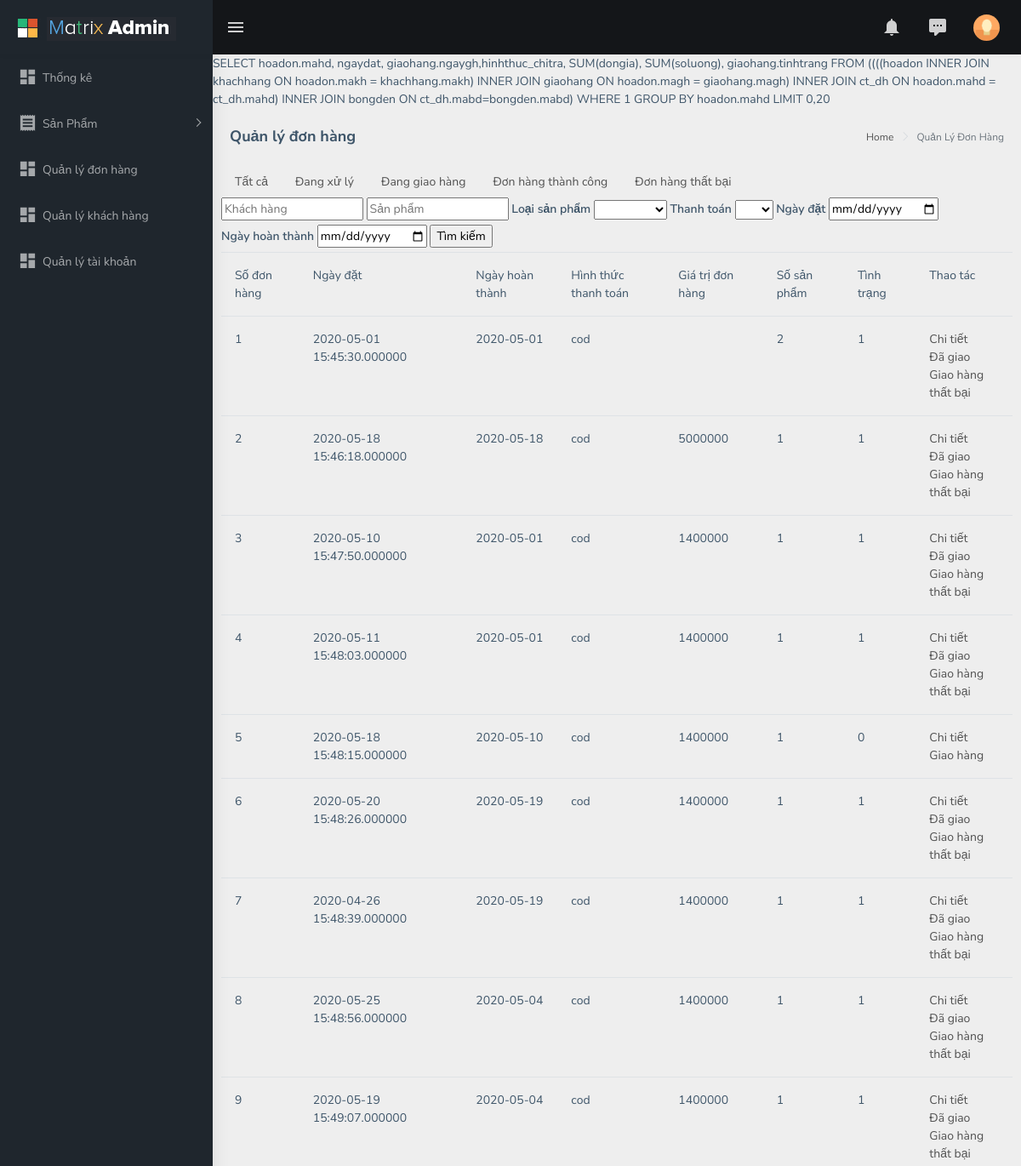
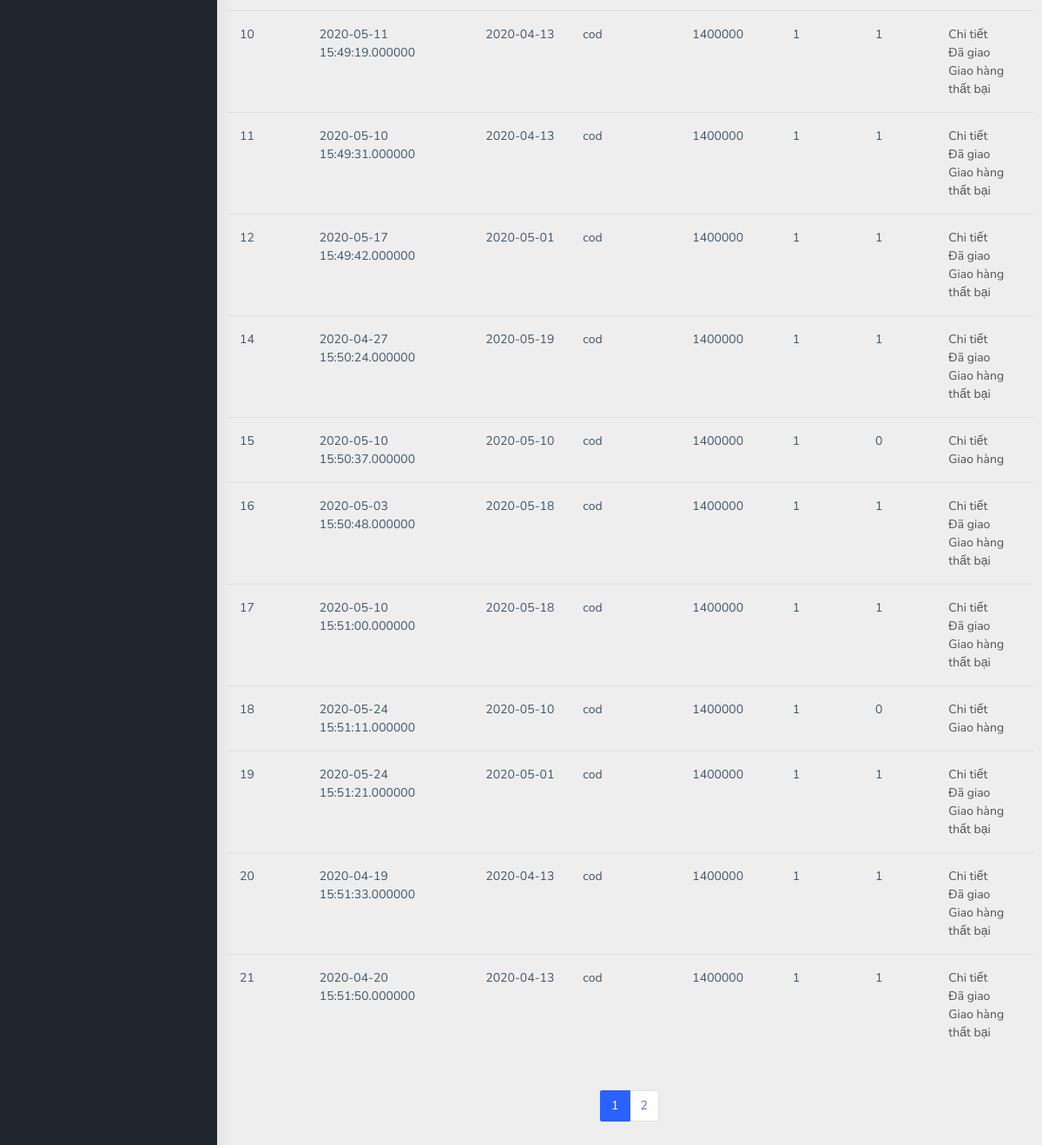
The page /admin/index.php?page=manager_order (signed in) on the database its author committed (2 pictures, top to bottom).
### tables this page shows
CREATE TABLE `hoadon` (
  `mahd` int(11) NOT NULL,
  `makh` int(11) DEFAULT NULL,
  `magh` int(11) DEFAULT NULL,
  `ngaydat` datetime(6) DEFAULT NULL,
  `ghichu` varchar(500) DEFAULT NULL,
  `hinhthuc_chitra` varchar(255) NOT NULL DEFAULT 'cod'
);

CREATE TABLE `giaohang` (
  `magh` int(11) NOT NULL,
  `ngaygh` date DEFAULT NULL,
  `diachi` varchar(255) DEFAULT NULL,
  `tinhtrang` varchar(255) DEFAULT NULL,
  `sdt` varchar(12) DEFAULT NULL
);

### admin/model/Connection.php (called while the page is built, shortened)
<?php
class Connection {
    private $servername = "localhost";
    private $username = "root";
    private $password = "";
    private $databaseName =	"bong_den";
    private $conn;
    public function __construct() {
        $this->conn = new PDO("mysql:host=$this->servername:3306;dbname=$this->databaseName", $this->username, $this->password);
        $this->conn->setAttribute(PDO::ATTR_ERRMODE, PDO::ERRMODE_EXCEPTION);
        $this->conn->exec("set names utf8");
    }
    public function select($query) {
        $stmt = $this->conn->prepare($query);
        $stmt->setFetchMode(PDO::FETCH_ASSOC);
        $stmt->execute();
        return $stmt;
    }
    public function totalRecord($query){
        $stmt = $this->select($query);
        $total_record = $stmt->rowCount();
        return $total_record;
    }
}

### admin/view/manager_order.php (the view, shortened to what this page needs)
<div class="page-wrapper">
    <?php
include_once "./model/Connection.php";
$connect = new Connection();
        $instance_page = 1;
        $limit = 20;
        $start = ($instance_page-1)*$limit;
        $query = "SELECT hoadon.mahd, ngaydat, giaohang.ngaygh,hinhthuc_chitra, SUM(dongia), SUM(soluong), giaohang.tinhtrang
        FROM ((((hoadon INNER JOIN khachhang ON hoadon.makh = khachhang.makh)
                INNER JOIN giaohang ON hoadon.magh = giaohang.magh)
                INNER JOIN ct_dh ON  hoadon.mahd = ct_dh.mahd)
                INNER JOIN bongden ON ct_dh.mabd=bongden.mabd) ";
        $need_get = "";
        $condition = "WHERE 1";
        $query .= $condition;
        $total_record = $connect->totalRecord("SELECT hoadon.mahd FROM
        ((((hoadon INNER JOIN khachhang ON hoadon.makh = khachhang.makh)
        INNER JOIN giaohang ON hoadon.magh = giaohang.magh)
        INNER JOIN ct_dh ON  hoadon.mahd = ct_dh.mahd)
        INNER JOIN bongden ON ct_dh.mabd=bongden.mabd)"
        .$condition);
        $total_page = ceil($total_record/$limit);
        $query .= " GROUP BY hoadon.mahd LIMIT $start,$limit ";
        echo $query;
         $order_stmt = $connect->select($query);
?>
    <div class="page-breadcrumb">
        <div class="row">
            <div class="col-12 d-flex no-block align-items-center">
                <h4 class="page-title">Quản lý đơn hàng</h4>
                <div class="ml-auto text-right">
                    <nav aria-label="breadcrumb">
                        <ol class="breadcrumb">
                            <li class="breadcrumb-item"><a href="?page=home">Home</a></li>
                            <li class="breadcrumb-item active" aria-current="page">Quản Lý Đơn Hàng</li>
                        </ol>
                    </nav>
                </div>
            </div>
        </div>
    </div>
    <div class="container-fluid">
        <div class="row">
            <ul class="nav">
                <li class="nav-item">
                    <a class="nav-link" href="?page=manager_order"> Tất cả </a>
                </li>
                <li class="nav-item">
                    <a class="nav-link" href="?page=manager_order&order_state=0"> Đang xử lý </a>
                </li>
                <li class="nav-item">
                    <a class="nav-link" href="?page=manager_order&order_state=1"> Đang giao hàng </a>
                </li>
                <li class="nav-item">
                    <a class="nav-link" href="?page=manager_order&order_state=2"> Đơn hàng thành công</a>
                </li>
                <li class="nav-item">
                    <a class="nav-link" href="?page=manager_order&order_state=-1"> Đơn hàng thất bại</a>
                </li>
            </ul>
        </div>
        <div class="row">
            <form action="" method="POST">
            <input type="text" name="customer_name" placeholder="Khách hàng">
            <input type="text" name="product_name" placeholder="Sản phẩm">
            <label for="category_id"> Loại sản phẩm </label>
            <select name="category_id" id="" >
                <option value=""></option>
                <?php
                $list_category = $connect->select("SELECT maloai,tenloai FROM loaibd");
                while($row = $list_category->fetch())
                {
                    echo "<option value='".$row['maloai']."' >". $row['tenloai'] ."</option>";
                }
                ?>
            </select>
            <label for="payment"> Thanh toán </label>
            <select name="payment" id="">
                <option value=""></option>
                <?php
                $list_payment = $connect->select("SELECT hinhthuc_chitra FROM hoadon GROUP BY hinhthuc_chitra");
                while($row = $list_payment->fetch())
                {
                    echo "<option value='".$row['hinhthuc_chitra']."' >". $row['hinhthuc_chitra'] ."</option>";
                }
                ?>
            </select>
            <label for="order_date"> Ngày đặt </label>
            <input type="date" name="order_date" >
            <label for="comp_date"> Ngày hoàn thành </label>
            <input type="date" name="comp_date" >
            <input type="submit" name="search" value="Tìm kiếm">
            </form>
        </div>
        <div class="row">
            <table class="table">
                <thead>
                    <tr>
                        <td> <span> Số đơn hàng </span></td>
                        <td> <span> Ngày đặt </span></td>
                        <td> <span> Ngày hoàn thành </span></td>
                        <td> <span> Hình thức thanh toán </span></td>
                        <td> <span> Giá trị đơn hàng </span></td>
                        <td> <span> Số sản phẩm </span></td>
                        <td> <span> Tình trạng </span></td>
                        <td> <span> Thao tác </span></td>
                    </tr>
                </thead>
                <tbody>
                    <?php
                        while($row = $order_stmt->fetch()){
                            switch ($row["tinhtrang"]) {
                                case "0":
                                    $change_state = "<li><span><a href=\"./controller/manager_order_perform.php?order_id=".$row['mahd']."&new_state=1\"> Giao hàng </a></span></li>";
                                    break;
                                case "1":
                                    $change_state = "
                                    <li>
                                    <span><a href=\"./controller/manager_order_perform.php?order_id=".$row['mahd']."&new_state=2\"> Đã giao </a></span>
                                    </li>
                                    <li>
                                    <span><a href=\"./controller/manager_order_perform.php?order_id=".$row['mahd']."&new_state=-1\"> Giao hàng thất bại </a></span>
                                    </li>";
                                    break;
                            }
                            echo
                            "<tr>
                                <td> <span>". $row["mahd"] ."</span></td>
                                <td> <span>". $row["ngaydat"] ."</span></td>
                                <td> <span>". $row["ngaygh"] ."</span></td>
                                <td> <span>". $row["hinhthuc_chitra"] ."</span></td>
                                <td> <span>". $row["SUM(dongia)"] ."</span></td>
                                <td> <span>". $row["SUM(soluong)"] ."</span></td>
                                <td> <span>". $row["tinhtrang"] ."</span></td>
                                <td>
                                <ul>
                                    <li>
                                        <span><a href=\"?page=order_detail&order_id=".$row['mahd']."\"> Chi tiết </a></span>
                                    </li>
                                    ".$change_state."
                                </ul>
                                </td>
                            </tr>";
                        }
                    ?>
                </tbody>
            </table>
        </div>
        <div class="row">
            <ul class="pagination justify-content-center" style="margin:20px 0; width: 100%;">
                <?php
                    for($i = 1; $i<=$total_page; $i++){
                        if($instance_page==$i){
                            echo "<li class=\"page-item active\"><a class=\"page-link\" href=\"#\">$i</a></li>";
                            continue;
                        }
                        echo "<li class=\"page-item\"><a class=\"page-link\" href=\"?page=manager_order&page_num=$i".$need_get."\">$i</a></li>";
                    }
                ?>
            </ul>
        </div>
    </div>
</div>

### admin/index.php (shortened to what this page needs)
<!DOCTYPE html>
<html>
<head>
    <link href="library/assets/libs/flot/css/float-chart.css" rel="stylesheet">
    <link href="library/dist/css/style.min.css" rel="stylesheet">
    <link href="library/dist/css/custom-style.css" rel="stylesheet">
</head>
<body>
    <div id="main-wrapper">
        <?php
            if(isset($_SESSION['username'])){
                $page = 'home';
                if(isset($_GET['page'])){
                    $page = $_GET['page'];
                }
            } else {
                $page = 'login';
            }
            $path = "./view/$page.php";
            if(file_exists($path)){
                if($page=='login'){
                    include_once $path;
                }   else {
                    if(isset($_SESSION["username"])){
                        include_once "./view/topbar.php";
                        include_once "./view/left_sidebar.php";
                        include_once $path;
                    }
                    else {
                        echo "Vui long dang nhap";
                    }
                }
            }
            ?>
    </div>
</body>
</html>

### admin/view/topbar.php (shortened to what this page needs)
<header class="topbar" data-navbarbg="skin5">
    <nav class="navbar top-navbar navbar-expand-md navbar-dark">
        <div class="navbar-header" data-logobg="skin5">
            <a class="navbar-brand" href="?page=home">
                <b class="logo-icon p-l-10">
                    <img src="library/assets/images/logo-icon.png" alt="homepage" class="light-logo" />
                </b>
                <span class="logo-text">
                    <img src="library/assets/images/logo-text.png" alt="homepage" class="light-logo" />
                </span>
            </a>
        </div>
        <div class="navbar-collapse collapse" id="navbarSupportedContent" data-navbarbg="skin5">
            <ul class="navbar-nav float-left mr-auto">
                <li class="nav-item d-none d-md-block"><a class="nav-link sidebartoggler waves-effect waves-light" href="javascript:void(0)" data-sidebartype="mini-sidebar"><i class="mdi mdi-menu font-24"></i></a></li>
            </ul>
            <ul class="navbar-nav float-right">
                <li class="nav-item dropdown">
                    <a class="nav-link dropdown-toggle waves-effect waves-dark" href="" data-toggle="dropdown" aria-haspopup="true" aria-expanded="false"> <i class="mdi mdi-bell font-24"></i>
                    </a>
                </li>
                <li class="nav-item dropdown">
                    <a class="nav-link dropdown-toggle waves-effect waves-dark" href="" id="2" data-toggle="dropdown" aria-haspopup="true" aria-expanded="false"> <i class="font-24 mdi mdi-comment-processing"></i>
                    </a>
                </li>
                <li class="nav-item dropdown">
                    <a class="nav-link dropdown-toggle text-muted waves-effect waves-dark pro-pic" href="" data-toggle="dropdown" aria-haspopup="true" aria-expanded="false"><img src="library/assets/images/users/1.jpg" alt="user" class="rounded-circle" width="31"></a>
                </li>
            </ul>
        </div>
    </nav>
</header>

### admin/view/left_sidebar.php (shortened to what this page needs)
<aside class="left-sidebar" data-sidebarbg="skin5">
    <div class="scroll-sidebar">
        <nav class="sidebar-nav">
            <ul id="sidebarnav" class="p-t-30">
                <li class="sidebar-item"> <a class="sidebar-link waves-effect waves-dark sidebar-link" href="?page=home" aria-expanded="false"><i class="mdi mdi-view-dashboard"></i><span class="hide-menu">Thống kê</span></a></li>
                <li class="sidebar-item"> <a class="sidebar-link has-arrow waves-effect waves-dark" href="javascript:void(0)" aria-expanded="false"><i class="mdi mdi-receipt"></i><span class="hide-menu"> Sản Phẩm </span></a>
                </li>
                <li class="sidebar-item"> <a class="sidebar-link waves-effect waves-dark sidebar-link" href="?page=manager_order" aria-expanded="false"><i class="mdi mdi-view-dashboard"></i><span class="hide-menu">Quản lý đơn hàng</span></a></li>
                <li class="sidebar-item"> <a class="sidebar-link waves-effect waves-dark sidebar-link" href="?page=manager_customer" aria-expanded="false"><i class="mdi mdi-view-dashboard"></i><span class="hide-menu">Quản lý khách hàng</span></a></li>
                <li class="sidebar-item"> <a class="sidebar-link waves-effect waves-dark sidebar-link" href="?page=manager_user" aria-expanded="false"><i class="mdi mdi-view-dashboard"></i><span class="hide-menu">Quản lý tài khoản</span></a></li>
            </ul>
        </nav>
    </div>
</aside>

### rows shown on the page
hoadon: mahd "1", ngaydat "2020-05-01 15:45:30.000000", magh.ngaygh "2020-05-01", hinhthuc_chitra "cod", SUM "2", magh.tinhtrang "1"
hoadon: mahd "2", ngaydat "2020-05-18 15:46:18.000000", magh.ngaygh "2020-05-18", hinhthuc_chitra "cod", SUM "5000000", SUM "1", magh.tinhtrang "1"
hoadon: mahd "3", ngaydat "2020-05-10 15:47:50.000000", magh.ngaygh "2020-05-01", hinhthuc_chitra "cod", SUM "1400000", SUM "1", magh.tinhtrang "1"
hoadon: mahd "4", ngaydat "2020-05-11 15:48:03.000000", magh.ngaygh "2020-05-01", hinhthuc_chitra "cod", SUM "1400000", SUM "1", magh.tinhtrang "1"
hoadon: mahd "5", ngaydat "2020-05-18 15:48:15.000000", magh.ngaygh "2020-05-10", hinhthuc_chitra "cod", SUM "1400000", SUM "1", magh.tinhtrang "0"
hoadon: mahd "6", ngaydat "2020-05-20 15:48:26.000000", magh.ngaygh "2020-05-19", hinhthuc_chitra "cod", SUM "1400000", SUM "1", magh.tinhtrang "1"
hoadon: mahd "7", ngaydat "2020-04-26 15:48:39.000000", magh.ngaygh "2020-05-19", hinhthuc_chitra "cod", SUM "1400000", SUM "1", magh.tinhtrang "1"
hoadon: mahd "8", ngaydat "2020-05-25 15:48:56.000000", magh.ngaygh "2020-05-04", hinhthuc_chitra "cod", SUM "1400000", SUM "1", magh.tinhtrang "1"
hoadon: mahd "9", ngaydat "2020-05-19 15:49:07.000000", magh.ngaygh "2020-05-04", hinhthuc_chitra "cod", SUM "1400000", SUM "1", magh.tinhtrang "1"
hoadon: mahd "10", ngaydat "2020-05-11 15:49:19.000000", magh.ngaygh "2020-04-13", hinhthuc_chitra "cod", SUM "1400000", SUM "1", magh.tinhtrang "1"
hoadon: mahd "11", ngaydat "2020-05-10 15:49:31.000000", magh.ngaygh "2020-04-13", hinhthuc_chitra "cod", SUM "1400000", SUM "1", magh.tinhtrang "1"
hoadon: mahd "12", ngaydat "2020-05-17 15:49:42.000000", magh.ngaygh "2020-05-01", hinhthuc_chitra "cod", SUM "1400000", SUM "1", magh.tinhtrang "1"
hoadon: mahd "14", ngaydat "2020-04-27 15:50:24.000000", magh.ngaygh "2020-05-19", hinhthuc_chitra "cod", SUM "1400000", SUM "1", magh.tinhtrang "1"
hoadon: mahd "15", ngaydat "2020-05-10 15:50:37.000000", magh.ngaygh "2020-05-10", hinhthuc_chitra "cod", SUM "1400000", SUM "1", magh.tinhtrang "0"
hoadon: mahd "16", ngaydat "2020-05-03 15:50:48.000000", magh.ngaygh "2020-05-18", hinhthuc_chitra "cod", SUM "1400000", SUM "1", magh.tinhtrang "1"
hoadon: mahd "17", ngaydat "2020-05-10 15:51:00.000000", magh.ngaygh "2020-05-18", hinhthuc_chitra "cod", SUM "1400000", SUM "1", magh.tinhtrang "1"
hoadon: mahd "18", ngaydat "2020-05-24 15:51:11.000000", magh.ngaygh "2020-05-10", hinhthuc_chitra "cod", SUM "1400000", SUM "1", magh.tinhtrang "0"
hoadon: mahd "19", ngaydat "2020-05-24 15:51:21.000000", magh.ngaygh "2020-05-01", hinhthuc_chitra "cod", SUM "1400000", SUM "1", magh.tinhtrang "1"
hoadon: mahd "20", ngaydat "2020-04-19 15:51:33.000000", magh.ngaygh "2020-04-13", hinhthuc_chitra "cod", SUM "1400000", SUM "1", magh.tinhtrang "1"
hoadon: mahd "21", ngaydat "2020-04-20 15:51:50.000000", magh.ngaygh "2020-04-13", hinhthuc_chitra "cod", SUM "1400000", SUM "1", magh.tinhtrang "1"
